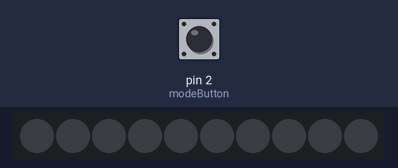
Simulated run of this sketch. Board: Arduino Mega 2560, built with avr-gcc and run on an emulated ATmega2560. Shown: 10 RGB LEDs in strip order, left to right. The inputs (shaded band) are chosen by the test bench; at power-on: pin 2 (modeButton) HIGH. Dim RGB values are drawn brighter than linear.

Above: at 1.2 s.
1.3 s: pin 2 (modeButton) pulled LOW for 0.15 s
At 1.59 s:
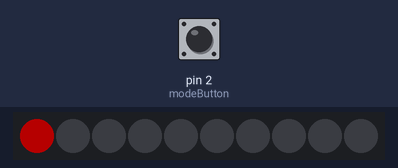
2.0 s: pin 2 (modeButton) pulled LOW for 3.2 s
At 2.58 s:
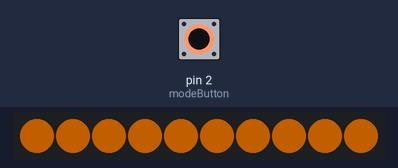
5.8 s: pin 2 (modeButton) pulled LOW for 1 s
At 6.81 s:
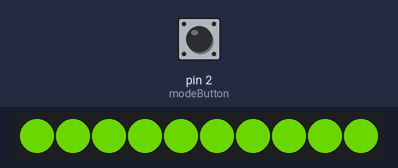

The sketch:

ArtFairDemo.ino
```cpp
#include <Adafruit_NeoPixel.h>

#define PIN 7
#define NumberLED 10
#define modeButton 2
int buttonVal;

int colorState = 0;

boolean fadeState = false;

int rainbowFlag = 0;

float truRed, truBlue, truGreen = 0;
float redVal, greenVal, blueVal = 0; //value between 0-255 for Reg Green Blue values
float lumi = 100;  //value between 1-100 for luminocity

byte black[3]  = { 0, 0, 0 };
byte white[3]  = { 100, 100, 100 };
byte dimWhite[3] = { 30, 30, 30 };

int pink[3] = { 100, 0, 50 };
byte red[3]    = { 100, 0, 0 };
int orange[3] = { 100, 50, 0};
int yellow[3] = {100,100, 0 };

int greenyellow[3] = { 50, 100, 0 };
int green[3]  = { 0,  100, 0 };
int lime[3] =   { 0, 100, 50 };
int greenblue[3] = { 0, 100, 100};

int teal[3] =   {  0, 50, 100 };
int blue[3]   = {  0,  0, 100 };
int purple[3] = { 50,  0, 100 };
int darkpurple[3] ={100, 0, 100 };

// Parameter 1 = number of pixels in strip
// Parameter 2 = pin number (most are valid)
// Parameter 3 = pixel type flags, add together as needed:
//   NEO_RGB     Pixels are wired for RGB bitstream
//   NEO_GRB     Pixels are wired for GRB bitstream
//   NEO_KHZ400  400 KHz bitstream (e.g. FLORA pixels)
//   NEO_KHZ800  800 KHz bitstream (e.g. High Density LED strip)
Adafruit_NeoPixel strip = Adafruit_NeoPixel(NumberLED, PIN, NEO_GRB + NEO_KHZ800);

long previousMillis = 0;        // will store last time strip was updated
long interval = 5000;           // interval at which color will stay at that color (milliseconds)
unsigned long currentMillis;
///////////////////////////////////////////////////////////
void setup()
{
  pinMode(modeButton, INPUT_PULLUP);


  strip.begin();
  strip.show();
  Serial.begin(9600);


  fadeState = true;
  lumi = 0;
}
/////////////////////////////////////////////////////////////////
void loop()
{

  for (int i=0;i<100;i++)
  {
  lumi = i;
      redVal = truRed * (lumi/100); //calculate luminocity values
      greenVal = truGreen * (lumi/100);
      blueVal = truBlue * (lumi/100);
  fill(strip.Color((int)redVal, (int)greenVal, (int)blueVal), 0);
  strip.show();
  checkButtonPress();
  //delay(10);
  }
  for(int i=100;i>=0;i--)
  {
  lumi = i;
      redVal = truRed * (lumi/100); //calculate luminocity values
      greenVal = truGreen * (lumi/100);
      blueVal = truBlue * (lumi/100);
  fill(strip.Color((int)redVal, (int)greenVal, (int)blueVal), 0);
  strip.show();
  checkButtonPress();
  //delay(10);
  }

}
//////////////////////////////////////////////////////////////////
void checkButtonPress()
{
  if(digitalRead(modeButton) == LOW)
  {
    //checkButton();
      ++colorState;
      if(colorState > 7)
      colorState = 0;
      delay(150);
      checkColor();
  }
  delay(50);


}
//////////////////////////////////////////////////////////////////
void checkButton()
{
  rainbowFlag = 0;
  if(buttonVal == 24481)//Up Arrow
  {
      lumi+=10;
      if(lumi > 100)
      lumi = 100;
      delay(150);
      //Serial.println(lumi);

      redVal = truRed * (lumi/100); //calculate luminocity values
      greenVal = truGreen * (lumi/100);
      blueVal = truBlue * (lumi/100);

      fill(strip.Color((int)redVal, (int)greenVal, (int)blueVal), 50);
  }
  if(buttonVal == 255)//Down Arrow
  {
      lumi-=10;
      if(lumi < 0)
      lumi = 0;
      delay(150);
      //Serial.println(lumi);

      redVal = truRed * (lumi/100); //calculate luminocity values
      greenVal = truGreen * (lumi/100);
      blueVal = truBlue * (lumi/100);

      fill(strip.Color((int)redVal, (int)greenVal, (int)blueVal), 50);
  }
  if(buttonVal == 4335)//Left Arrow
  {
      --colorState;
      if(colorState < 0)
      colorState = 7;
      delay(150);
      checkColor();
  }
  if(buttonVal == 32641)// Right Arrow
  {
      ++colorState;
      if(colorState > 7)
      colorState = 0;
      delay(150);
      checkColor();
  }
  if(buttonVal == 0xFF906F)//Red Button
  {
    rainbowFlag = 1;
      rainbow(100);
  }
  if(buttonVal == 30855)//B Button
  {
    fadeState = !fadeState;
    delay(150);
    Serial.println(fadeState);
  }
  if(buttonVal == 22695)//C Button
  {
    rainbowFlag = 1;
      rainbowCycle(50);
  }
  if(buttonVal == 10201)//Power Button
  {
      fill(strip.Color(0, 0, 0), 0);//Off
  }
  if(buttonVal == 8415)//Center Button
  {
     truRed = 255;
     truGreen = 255;
     truBlue = 255;
      redVal = truRed * (lumi/100); //calculate luminocity values
      greenVal = truGreen * (lumi/100);
      blueVal = truBlue * (lumi/100);
      fill(strip.Color((int)redVal, (int)greenVal, (int)blueVal), 0); //WHITE
  }

}
//////////////////////////////////////////////////////////////
void checkColor()
{
if(colorState == 0)//Pink
{
     truRed = 255;
     truGreen = 0;
     truBlue = 127;
      redVal = truRed * (lumi/100); //calculate luminocity values
      greenVal = truGreen * (lumi/100);
      blueVal = truBlue * (lumi/100);
      if(fadeState == false)
        fill(strip.Color((int)redVal, (int)greenVal, (int)blueVal), 0);
      if(fadeState == true)
        colorWipe(strip.Color((int)redVal, (int)greenVal, (int)blueVal), 20);
}
if(colorState == 1)// Red
{
     truRed = 255;
     truGreen = 0;
     truBlue = 0;
      redVal = truRed * (lumi/100); //calculate luminocity values
      greenVal = truGreen * (lumi/100);
      blueVal = truBlue * (lumi/100);
      if(fadeState == false)
        fill(strip.Color((int)redVal, (int)greenVal, (int)blueVal), 0);
      if(fadeState == true)
        colorWipe(strip.Color((int)redVal, (int)greenVal, (int)blueVal), 20);
}
if(colorState == 2)//Orange
{
     truRed = 255;
     truGreen = 127;
     truBlue = 0;
      redVal = truRed * (lumi/100); //calculate luminocity values
      greenVal = truGreen * (lumi/100);
      blueVal = truBlue * (lumi/100);
      if(fadeState == false)
        fill(strip.Color((int)redVal, (int)greenVal, (int)blueVal), 0);
      if(fadeState == true)
        colorWipe(strip.Color((int)redVal, (int)greenVal, (int)blueVal), 20);
}
if(colorState == 3)//Yellow
{
     truRed = 127;
     truGreen = 255;
     truBlue = 0;
      redVal = truRed * (lumi/100); //calculate luminocity values
      greenVal = truGreen * (lumi/100);
      blueVal = truBlue * (lumi/100);
      if(fadeState == false)
        fill(strip.Color((int)redVal, (int)greenVal, (int)blueVal), 0);
      if(fadeState == true)
        colorWipe(strip.Color((int)redVal, (int)greenVal, (int)blueVal), 20);
}
if(colorState == 4)//Green
{
     truRed = 0;
     truGreen = 255;
     truBlue = 0;
      redVal = truRed * (lumi/100); //calculate luminocity values
      greenVal = truGreen * (lumi/100);
      blueVal = truBlue * (lumi/100);
      if(fadeState == false)
        fill(strip.Color((int)redVal, (int)greenVal, (int)blueVal), 0);
      if(fadeState == true)
        colorWipe(strip.Color((int)redVal, (int)greenVal, (int)blueVal), 20);
}
if(colorState == 5)//Teal
{
     truRed = 0;
     truGreen = 255;
     truBlue = 127;
      redVal = truRed * (lumi/100); //calculate luminocity values
      greenVal = truGreen * (lumi/100);
      blueVal = truBlue * (lumi/100);
      if(fadeState == false)
        fill(strip.Color((int)redVal, (int)greenVal, (int)blueVal), 0);
      if(fadeState == true)
        colorWipe(strip.Color((int)redVal, (int)greenVal, (int)blueVal), 20);
}
if(colorState == 6)// Blue
{
     truRed = 0;
     truGreen = 0;
     truBlue = 255;
      redVal = truRed * (lumi/100); //calculate luminocity values
      greenVal = truGreen * (lumi/100);
      blueVal = truBlue * (lumi/100);
      if(fadeState == false)
        fill(strip.Color((int)redVal, (int)greenVal, (int)blueVal), 0);
      if(fadeState == true)
        colorWipe(strip.Color((int)redVal, (int)greenVal, (int)blueVal), 20);
}
if(colorState == 7)//Purple
{
     truRed = 127;
     truGreen = 0;
     truBlue = 255;
      redVal = truRed * (lumi/100); //calculate luminocity values
      greenVal = truGreen * (lumi/100);
      blueVal = truBlue * (lumi/100);
      if(fadeState == false)
        fill(strip.Color((int)redVal, (int)greenVal, (int)blueVal), 0);
      if(fadeState == true)
        colorWipe(strip.Color((int)redVal, (int)greenVal, (int)blueVal), 20);
}


}

//////////////////////////////////////////////////////////////

// Fill the dots one after the other with a color
void colorWipe(uint32_t c, uint8_t wait) {
  for(uint16_t i=0; i<strip.numPixels(); i++) {
      strip.setPixelColor(i, c);
      strip.show();
      delay(wait);
  }
}
//////////////////////////////////////////////////////////////
void fill(uint32_t c, uint8_t wait)
{
  for(uint16_t i=0; i<strip.numPixels(); i++)
  {
      strip.setPixelColor(i, c);
      //delay(wait);
  }
  strip.show();
}
//////////////////////////////////////////////////////////////
void rainbow(uint8_t wait)
{
  uint16_t i, j;

    do{
      for(j=0; j<256; j++)
      {
        for(i=0; i<strip.numPixels(); i++)
        {
          strip.setPixelColor(i, Wheel((i+j) & 255));
          checkRainbow();
          if(rainbowFlag == 0)
          break;
        }
        checkRainbow();
        if(rainbowFlag == 0)
          break;

        strip.show();
        delay(wait);

      }
      checkRainbow();
      if(rainbowFlag == 0)
       break;
    }while(rainbowFlag == 1);
}
//////////////////////////////////////////////////////////////
void checkRainbow()
{

}
//////////////////////////////////////////////////////////////
// Slightly different, this makes the rainbow equally distributed throughout
void rainbowCycle(uint8_t wait) {
  uint16_t i, j;

    do{
      for(j=0; j<256*5; j++)
      {
        for(i=0; i<strip.numPixels(); i++)
        {
          strip.setPixelColor(i, Wheel(((i * 256 / strip.numPixels()) + j) & 255));
          checkRainbow();
          if(rainbowFlag == 0)
          break;
        }
        checkRainbow();
        if(rainbowFlag == 0)
          break;

        strip.show();
        delay(wait);

      }
      checkRainbow();
      if(rainbowFlag == 0)
       break;
    }while(rainbowFlag == 1);

}
//////////////////////////////////////////////////////////////
// Input a value 0 to 255 to get a color value.
// The colours are a transition r - g - b - back to r.
uint32_t Wheel(byte WheelPos) {
  if(WheelPos < 85) {
   return strip.Color(WheelPos * 3, 255 - WheelPos * 3, 0);
  } else if(WheelPos < 170) {
   WheelPos -= 85;
   return strip.Color(255 - WheelPos * 3, 0, WheelPos * 3);
  } else {
   WheelPos -= 170;
   return strip.Color(0, WheelPos * 3, 255 - WheelPos * 3);
  }
}
```

Measured:
- after the input at 1.3 s, the LEDs: change after 0.19 s (image 1)
